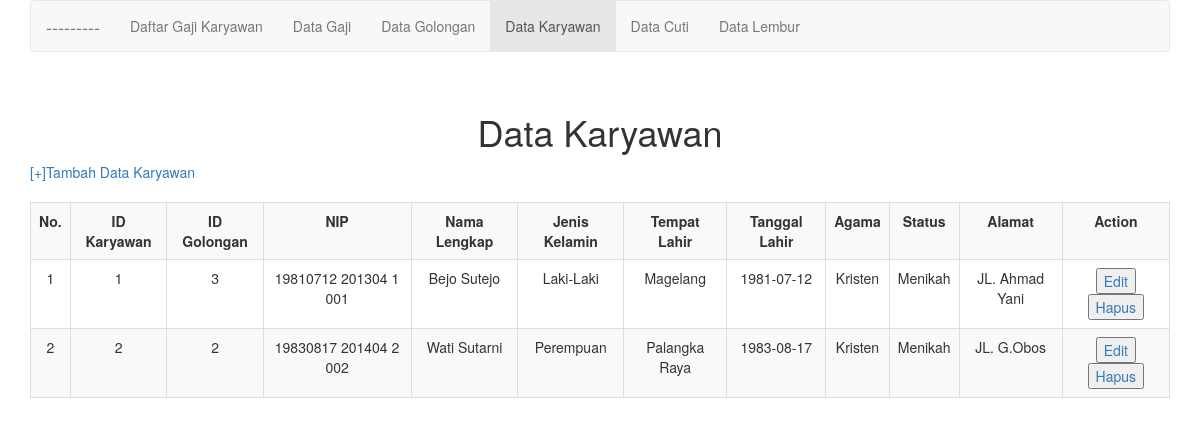
The page /tampil_karyawan.php on the database its author committed.
### tables this page shows
CREATE TABLE `karyawan` (
  `id_karyawan` int(11) NOT NULL AUTO_INCREMENT,
  `nip` varchar(30) DEFAULT NULL,
  `nama` varchar(50) DEFAULT NULL,
  `jk` varchar(20) DEFAULT NULL,
  `tempatlahir` varchar(50) DEFAULT NULL,
  `tanggallahir` date DEFAULT NULL,
  `agama` varchar(30) DEFAULT NULL,
  `status` varchar(20) DEFAULT NULL,
  `alamat` varchar(100) DEFAULT NULL,
  `golongan_id` int(11) DEFAULT NULL,
  PRIMARY KEY (`id_karyawan`),
  KEY `golongan_id` (`golongan_id`),
  CONSTRAINT `karyawan_ibfk_1` FOREIGN KEY (`golongan_id`) REFERENCES `golongan` (`id_golongan`)
);

### function.php (called while the page is built, shortened)
<?php
$db = mysqli_connect("localhost", "root", "", "gaji_karyawan");
function query($query)
{
	global $db;
	$result = mysqli_query($db, $query);
	$rows = [];
	while ($row = mysqli_fetch_assoc($result)) {
		$rows[] = $row;
	}
	return $rows;
}
?>

### tampil_karyawan.php (the view, shortened to what this page needs)
<?php
require 'function.php';
$kar = query("SELECT * FROM karyawan");
?>
<!DOCTYPE html>
<html lang="en">
<head>
    <link rel="stylesheet" href="bootstrap/css/bootstrap.min.css">
    <link rel="stylesheet" href="style.css">
</head>
<body>
    <div class="container">
        <nav class="navbar navbar-default">
            <div class="container-fluid">
                <div class="navbar-header">
                    <a class="navbar-brand" href="#">---------</a>
                </div>
                <div class="collapse navbar-collapse" id="example-1">
                    <ul class="nav navbar-nav">
                    <li><a href="index.php">Daftar Gaji Karyawan<span class="sr-only">(current)</span></a></li>
                    <li><a href="tampil_gaji.php">Data Gaji</a></li>
                    <li><a href="tampil_golongan.php">Data Golongan</a></li>
                    <li class="active"><a href="tampil_karyawan.php">Data Karyawan</a></li>
                    <li><a href="tampil_cuti.php">Data Cuti</a></li>
                    <li><a href="tampil_lembur.php">Data Lembur</a></li>
                    </ul>
		        </div>
            </div>
        </nav>
        <div class="text-center">
            <br>
            <h1>Data Karyawan</h1>
        </div>
        <a href="tambah_karyawan.php">[+]Tambah Data Karyawan</a>
	    <br><br>
        <div>
            <table border=1 class="table table-striped table-bordered">
                <tr>
                    <th>No.</th>
                    <th>ID Karyawan</th>
                    <th>ID Golongan</th>
                    <th>NIP</th>
                    <th>Nama Lengkap</th>
                    <th>Jenis Kelamin</th>
                    <th>Tempat Lahir</th>
                    <th>Tanggal Lahir</th>
                    <th>Agama</th>
                    <th>Status</th>
                    <th>Alamat</th>
                    <th>Action</th>
                </tr>
                <?php
                    $no=1;
                    foreach($kar as $row){ ?>
                <tr>
                    <td><?php echo $no++;?></td>
                    <td><?php echo $row['id_karyawan'];?></td>
                    <td><?php echo $row['golongan_id'];?></td>
                    <td><?php echo $row['nip'];?></td>
                    <td><?php echo $row['nama'];?></td>
                    <td><?php echo $row['jk'];?></td>
                    <td><?php echo $row['tempatlahir'];?></td>
                    <td><?php echo $row['tanggallahir'];?></td>
                    <td><?php echo $row['agama'];?></td>
                    <td><?php echo $row['status'];?></td>
                    <td><?php echo $row['alamat'];?></td>
                    <td>
                        <a href="edit_karyawan.php?id=<?php echo $row['id_karyawan'];?>">
                            <button type="button"> Edit </button>
                        </a>
                        <a href="hapus_karyawan.php?id=<?php echo $row['id_karyawan'];?>">
                            <button type="button"> Hapus </button>
                        </a>
                    </td>
                </tr>
                <?php } ?>
            </table>
        </div>
    </div>
</body>
</html>

### style.css (style rules this page uses)
table { margin-left: auto; margin-right: auto; }
td { position:relative; text-align: center; }
th { position:relative; text-align: center; }

### rows shown on the page
karyawan: id_karyawan "1", golongan "3", nip "19810712 201304 1 001", nama "Bejo Sutejo", jk "Laki-Laki", tempatlahir "Magelang", tanggallahir "1981-07-12", agama "Kristen", status "Menikah", alamat "JL. Ahmad Yani"
karyawan: id_karyawan "2", golongan "2", nip "19830817 201404 2 002", nama "Wati Sutarni", jk "Perempuan", tempatlahir "Palangka Raya", tanggallahir "1983-08-17", agama "Kristen", status "Menikah", alamat "JL. G.Obos"
